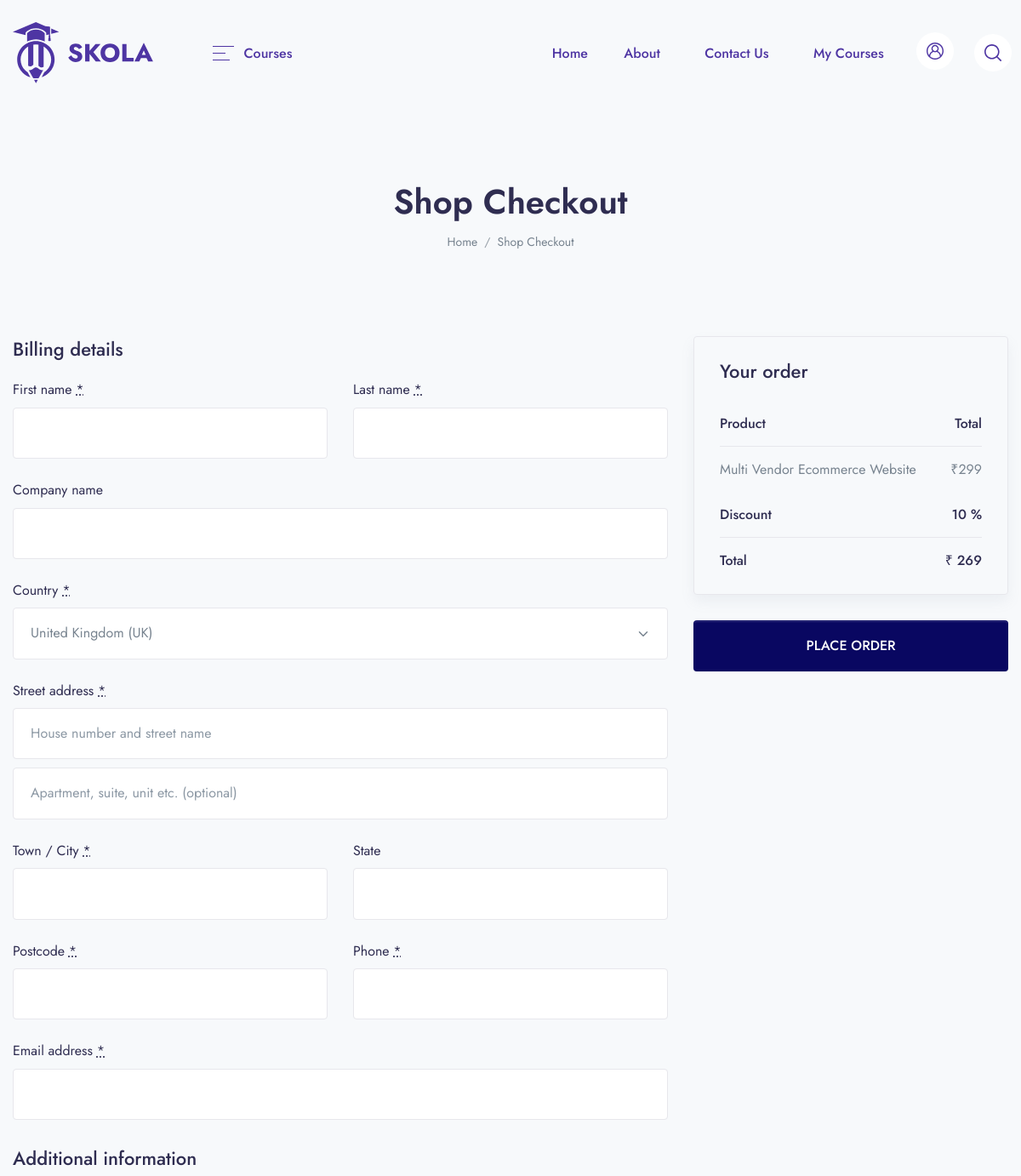
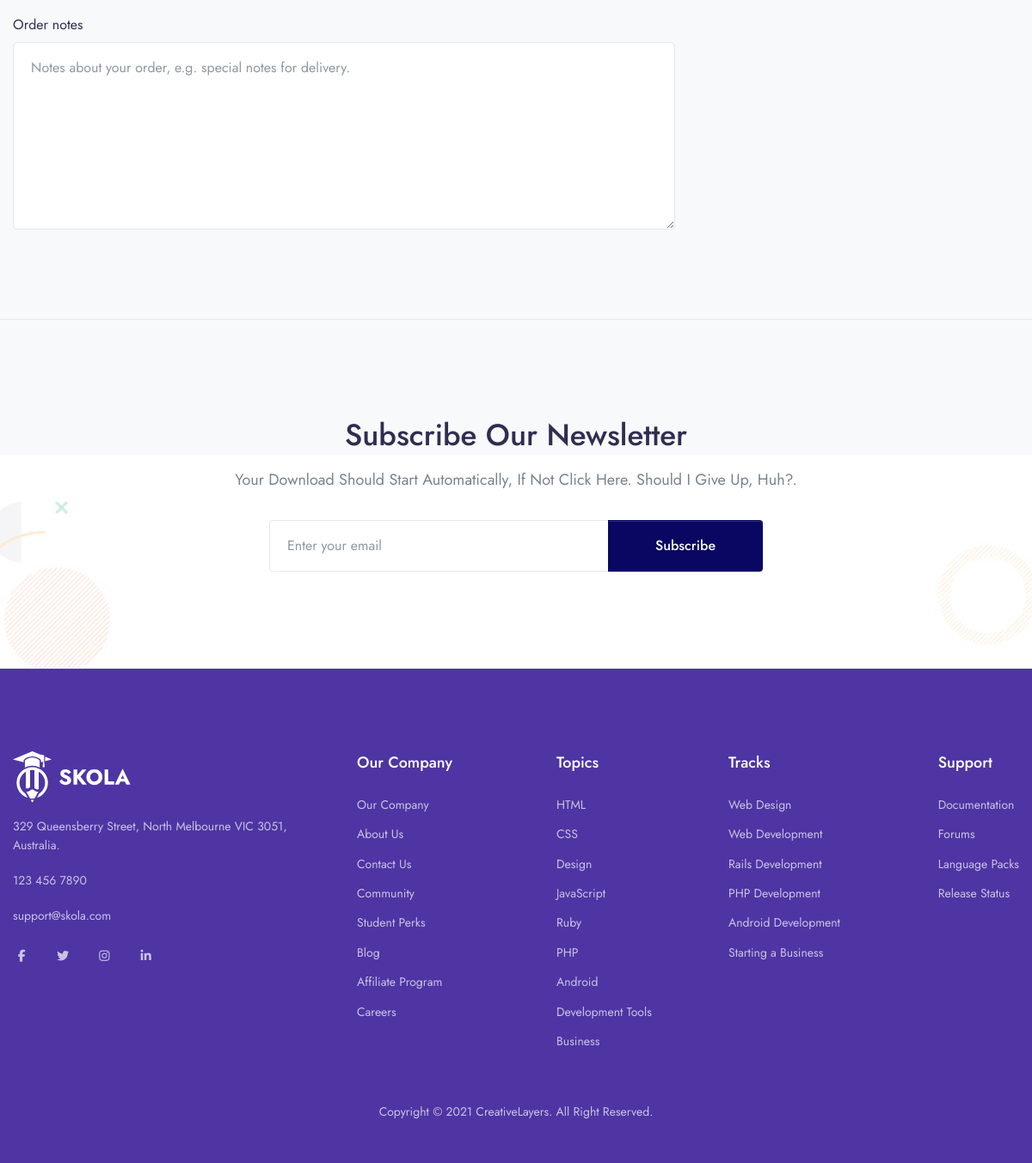
The page /checkout/multi-vendor-ecommerce-website on the database its author committed (2 pictures, top to bottom).
### app/models.py (models this page shows, shortened)
class Course(models.Model):
    STATUS = (
        ('PUBLISH','PUBLISH'),
        ('DRAFT', 'DRAFT'),
    )
    featured_image = models.ImageField(upload_to="Media/featured_img",null=True)
    featured_video = models.CharField(max_length=300,null=True)
    title = models.CharField(max_length=500)
    created_at = models.DateField(auto_now_add=True)
    author = models.ForeignKey(Author,on_delete=models.CASCADE,null=True)
    category = models.ForeignKey(Categories,on_delete=models.CASCADE)
    level = models.ForeignKey(Level,on_delete=models.CASCADE, null=True)
    description = models.TextField()
    price = models.IntegerField(null=True,default=0)
    discount = models.IntegerField(null=True)
    language = models.ForeignKey(Language, on_delete=models.CASCADE, null=True)
    Deadline = models.CharField(max_length=100, null=True)
    slug = models.SlugField(default='', max_length=500, null=True, blank=True)
    status = models.CharField(choices=STATUS,max_length=100,null=True)
    Certificate = models.CharField(max_length=5, null=True)

### LMS/views.py (the view, shortened to what this page needs)
# urls.py: path('checkout/<slug:slug>', views.CHECKOUT, name='checkout'),
def CHECKOUT(request, slug):
    course = Course.objects.get(slug = slug)
    action = request.GET.get('action')
    order = None
    context = {
        'course': course,
        'order': order,
    }
    return render(request, 'checkout/checkout.html', context)

### app/templatetags/course_tags.py (called while the page is built)
@register.simple_tag
def discount_calculation(price,discount):
    if discount is None or discount is 0:
        return price
    sellprice = price
    sellprice = price - (price * discount/100)
    return math.floor(sellprice)

### templates/checkout/checkout.html (shortened to what this page needs)
{% extends 'base.html' %}
{% load course_tags %}
{% block content %}
    <header class="py-8 py-md-10" style="background-image: none;">
        <div class="container text-center py-xl-2">
            <h1 class="display-4 fw-semi-bold mb-0">Shop Checkout</h1>
            <nav aria-label="breadcrumb">
                <ol class="breadcrumb breadcrumb-scroll justify-content-center">
                    <li class="breadcrumb-item">
                        <a class="text-gray-800" href="#">
                            Home
                        </a>
                    </li>
                    <li class="breadcrumb-item text-gray-800 active" aria-current="page">
                        Shop Checkout
                    </li>
                </ol>
            </nav>
        </div>
    </header>
    <div class="container pb-6 pb-xl-10">
        <form name="checkout" method="post" class="checkout woocommerce-checkout" action="?action=create_payment">
            <div class="col2-set" id="customer_details">
                <div class="col-1">
                    <div class="woocommerce-billing-fields">
                        <h3>Billing details</h3>
                        <div class="woocommerce-billing-fields__field-wrapper">
                            <p class="form-row form-row-first validate-required woocommerce-invalid woocommerce-invalid-required-field" id="billing_first_name_field" data-priority="10">
                                <label for="billing_first_name" class="">First name <abbr class="required" title="required">*</abbr></label>
                                <input type="text" class="input-text " name="billing_first_name" id="billing_first_name" placeholder="" value="" autocomplete="given-name" autofocus="autofocus">
                            </p>
                            <p class="form-row form-row-last validate-required" id="billing_last_name_field" data-priority="20">
                                <label for="billing_last_name" class="">Last name <abbr class="required" title="required">*</abbr></label>
                                <input type="text" class="input-text " name="billing_last_name" id="billing_last_name" placeholder="" value="" autocomplete="family-name">
                            </p>
                            <p class="form-row form-row-wide" id="billing_company_field" data-priority="30">
                                <label for="billing_company" class="">Company name</label>
                                <input type="text" class="input-text " name="billing_company" id="billing_company" placeholder="" value="" autocomplete="organization">
                            </p>
                            <p class="form-row form-row-wide address-field update_totals_on_change validate-required woocommerce-validated" id="billing_country_field" data-priority="40">
                                <label for="billing_country" class="">Country <abbr class="required" title="required">*</abbr></label>
                                <select name="billing_country" id="billing_country" class="country_to_state country_select  select2-hidden-accessible" autocomplete="country" tabindex="-1" aria-hidden="true">
                                    <option value="GB" selected="selected">United Kingdom (UK)</option>
                                </select>
                            </p>
                            <p class="form-row form-row-wide address-field validate-required" id="billing_address_1_field" data-priority="50">
                                <label for="billing_address_1" class="">Street address <abbr class="required" title="required">*</abbr></label>
                                <input type="text" class="input-text " name="billing_address_1" id="billing_address_1" placeholder="House number and street name" value="" autocomplete="address-line1">
                            </p>
                            <p class="form-row form-row-wide address-field" id="billing_address_2_field" data-priority="60">
                                <input type="text" class="input-text " name="billing_address_2" id="billing_address_2" placeholder="Apartment, suite, unit etc. (optional)" value="" autocomplete="address-line2">
                            </p>
                            <p class="form-row form-row-wide address-field validate-required" id="billing_city_field" data-priority="70" data-o_class="form-row form-row-wide address-field validate-required">
                                <label for="billing_city" class="">Town / City <abbr class="required" title="required">*</abbr></label>
                                <input type="text" class="input-text " name="billing_city" id="billing_city" placeholder="" value="" autocomplete="address-level2">
                            </p>
                            <p class="form-row form-row-wide address-field validate-state" id="billing_state_field" data-priority="80" data-o_class="form-row form-row-wide address-field validate-state">
                                <label for="billing_state" class="">State</label>
                                <input type="text" class="input-text " value="" placeholder="" name="billing_state" id="billing_state" autocomplete="address-level1">
                            </p>
                            <p class="form-row form-row-wide address-field validate-postcode validate-required" id="billing_postcode_field" data-priority="90" data-o_class="form-row form-row-wide address-field validate-required validate-postcode">
                                <label for="billing_postcode" class="">Postcode <abbr class="required" title="required">*</abbr></label>
                                <input type="text" class="input-text " name="billing_postcode" id="billing_postcode" placeholder="" value="" autocomplete="postal-code">
                            </p>
                            <p class="form-row form-row-first validate-required validate-phone" id="billing_phone_field" data-priority="100">
                                <label for="billing_phone" class="">Phone <abbr class="required" title="required">*</abbr></label>
                                <input type="tel" class="input-text " name="billing_phone" id="billing_phone" placeholder="" value="" autocomplete="tel">
                            </p>
                            <p class="form-row form-row-last validate-required validate-email" id="billing_email_field" data-priority="110">
                                <label for="billing_email" class="">Email address <abbr class="required" title="required">*</abbr></label>
                                <input type="email" class="input-text " name="billing_email" id="billing_email" placeholder="" value="" autocomplete="email">
                            </p>
                        </div>
                    </div>
                </div>
                <div class="col-2">
                    <div class="woocommerce-additional-fields">
                        <h3>Additional information</h3>
                        <div class="woocommerce-additional-fields__field-wrapper">
                            <p class="form-row notes" id="order_comments_field" data-priority=""><label for="order_comments" class="">Order notes</label><textarea name="order_comments" class="input-text " id="order_comments" placeholder="Notes about your order, e.g. special notes for delivery." rows="7" cols="5"></textarea></p>
                        </div>
                    </div>
                </div>
            </div>
            <div id="order_review" class="woocommerce-checkout-review-order">
                <div class="woocommerce-checkout-review-order-inner">
                    <h3 id="order_review_heading">Your order</h3>
                    <table class="shop_table woocommerce-checkout-review-order-table">
                        <thead>
                            <tr>
                                <th class="product-name">Product</th>
                                <th class="product-total">Total</th>
                            </tr>
                        </thead>
                        <tbody>
                            <tr class="cart_item">
                                <td class="product-name">
                                    {{course.title}}
                                </td>
                                <td class="product-total">
                                    <span class="woocommerce-Price-amount amount">
                                        <span class="woocommerce-Price-currencySymbol">₹</span>
                                        {{course.price}}
                                    </span>
                                </td>
                            </tr>
                        </tbody>
                        <tfoot>
                            <tr class="cart-subtotal">
                                <th>Discount</th>
                                <td><span class="woocommerce-Price-amount amount">{{course.discount}} %</span></td>
                            </tr>
                            <tr class="order-total">
                                <th>Total</th>
                                <td><strong><span class="woocommerce-Price-amount amount">₹ {% discount_calculation course.price course.discount %}</span></strong> </td>
                            </tr>
                        </tfoot>
                    </table>
                </div>
                <div id="payment" class="woocommerce-checkout-payment">
                    <div class="form-row place-order">
                        <button type="submit" class="btn btn-primary btn-block">
                            PLACE ORDER
                        </button>
                    </div>
                </div>
            </div>
        </form>
    </div>
    <section class="py-6 py-md-11 border-top border-bottom" data-jarallax data-speed=".8" style="background-image: url(assets/img/illustrations/illustration-1.jpg)">
        <div class="container text-center py-xl-4" data-aos="fade-up">
            <div class="row">
                <div class="col-xl-7 mx-auto">
                    <h1 class="text-capitalize">Subscribe our newsletter</h1>
                    <p class="text-capitalize font-size-lg mb-md-6 mb-4">Your download should start automatically, if not Click here. Should I give up, huh?.</p>
                    <div class="mx-md-8">
                        <form>
                            <div class="input-group">
                                <input type="text" class="form-control" placeholder="Enter your email" aria-label="Enter your email" aria-describedby="button-addon2">
                                <div class="input-group-append">
                                    <button class="btn btn-primary btn-sm-wide" type="button" id="button-addon2">Subscribe</button>
                                </div>
                            </div>
                        </form>
                    </div>
                </div>
            </div>
        </div>
    </section>
{% endblock %}

### rows shown on the page
Course: title "Multi Vendor Ecommerce Website", price "299", discount "10", price+discount "269"
